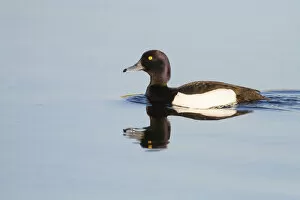
#> input picture semestre-5/Procesamiento digital de images/img/pato.jpg, 300 x 200 px
$ python duck.py
#> lines starting #> are read from the running program, lines starting #| are printed output that depends on the picture; after the words box and inside, x2 and y2 are one past the last pixel; in counts of white or black regions, pixels touching at a corner belong together
### semestre-5/Procesamiento digital de images/helpers/functions.py
import copy
import numpy as np
import cv2
import matplotlib.pyplot as plt

def render(value):
    plt.clf()
    plt.imshow(value,cmap="gray")
    plt.show()

# [16 lines left out: functions information, segmentation, not called in this run]

def clear_img(img):
    img_copy = np.copy(img)
    (row, _) = img_copy.shape
    for i in range(row):
        count = np.sum(img_copy[i, :])
        if count < 20:
            img_copy[i] = 0
    return img_copy

def render_with_lines(img,points):
    plt.imshow(img,cmap="gray")
    plt.plot(points[0],points[1])
    plt.show()

def get_coordinates_of_color(img):
    img_copy = np.copy(img)
    (row,column) = img_copy.shape
    row_min, column_min = row, column
    row_max, column_max = 0, 0
    for i in range(row):
        for j in range(column):
            if(img_copy[i,j]>0):
                if(i<row_min):
                    row_min=i
                if(i>row_max):
                    row_max=i
                if(j<column_min):
                    column_min=j
                if (j>column_max):
                    column_max=j

    points_x = [column_min,column_max,column_max,column_min,column_min]
    points_y = [row_min,row_min,row_max,row_max,row_min]
    return [points_x,points_y]

# [43 lines left out: functions create_border_of_color, draw_border, resize, not called in this run]

### semestre-5/Procesamiento digital de images/exam/duck.py
import copy
import numpy as np
from cv2 import imread
import matplotlib.pyplot as plt
from helpers.functions import render, clear_img, get_coordinates_of_color, render_with_lines

def clip(img):
    img_copy = np.copy(img)
    (row, _) = img_copy.shape
    for i in range(row):
        if(i >110):
            img_copy[i]=0
    return img_copy

def histogram(img,color):
    img_copy = np.copy(img)
    (row, column) = img_copy.shape
    img_copy.shape = row*column
    plt.hist(img_copy, bins=255,range=(0,255),histtype="step",color=color)

duck = imread("../img/pato.jpg")
#> duck is the input picture: shape (200, 300, 3); mean B, G, R 190.5, 181.6, 170
duck_channel_raw = duck[:,:,(2,1,0)]
duck_channel = copy.deepcopy(duck_channel_raw)
R=duck_channel[:,:,0]
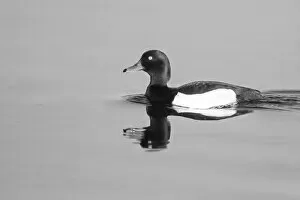
#> R: shape (200, 300); min 3, max 255, mean 170
G=duck_channel[:,:,1]
B=duck_channel[:,:,2]
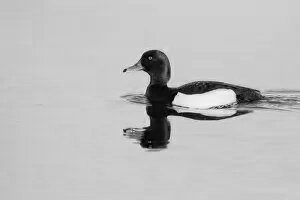
#> B: shape (200, 300); min 0, max 254, mean 190.5

red_segmentated = R <130
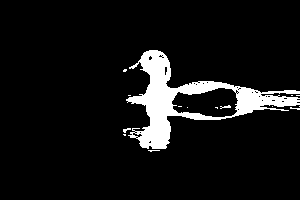
#> red_segmentated: shape (200, 300) bool; 7.8% white; 15 white regions (12 under 20 px), largest, box (x1, y1, x2, y2) and area: (126, 50, 300, 149) 4565, (220, 105, 231, 109) 22, (123, 128, 131, 133) 21
green_segmentated = G < 120
#> green_segmentated: shape (200, 300) bool; 7.2% white; 17 white regions (14 under 20 px), largest, box (x1, y1, x2, y2) and area: (127, 50, 300, 149) 4166, (272, 91, 300, 93) 40, (220, 105, 231, 109) 22
blue_segmentated = B < 130
#> blue_segmentated: shape (200, 300) bool; 7.1% white; 20 white regions (17 under 20 px), largest, box (x1, y1, x2, y2) and area: (128, 50, 286, 149) 4143, (215, 103, 233, 109) 41, (283, 99, 300, 101) 25

RGB = np.concatenate((red_segmentated,green_segmentated,blue_segmentated), axis=1)
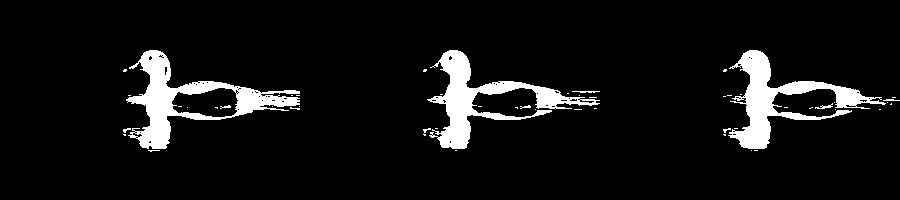
#> RGB: shape (200, 900) bool; 7.4% white; 52 white regions (43 under 20 px), largest, box (x1, y1, x2, y2) and area: (126, 50, 300, 149) 4565, (427, 50, 600, 149) 4166, (728, 50, 886, 149) 4143
render(RGB)

red_green_segmented = np.logical_and(red_segmentated,blue_segmentated)
#> red_green_segmented: shape (200, 300) bool; 6.8% white; 19 white regions (16 under 20 px), largest, box (x1, y1, x2, y2) and area: (128, 50, 286, 149) 3984, (283, 99, 300, 101) 25, (220, 105, 231, 109) 22
duck_segmented_red = np.logical_and(red_green_segmented,green_segmentated)
#> duck_segmented_red: shape (200, 300) bool; 6.8% white; 16 white regions (13 under 20 px), largest, box (x1, y1, x2, y2) and area: (129, 50, 286, 149) 3944, (283, 99, 300, 101) 25, (220, 105, 231, 109) 22
duck_cleaned = clear_img(duck_segmented_red)
#> the loop in clear_img, `for i in range(row):` made 200 passes
#> count on passes 1 to 3: 0, 0, 0
#> after the loop in clear_img, `for i in range(row):`:
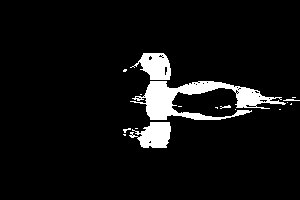
#> img_copy: shape (200, 300) bool; 6.6% white; 17 white regions (12 under 20 px), largest, box (x1, y1, x2, y2) and area: (130, 81, 286, 120) 2429, (129, 122, 171, 148) 730, (130, 53, 171, 80) 675, (283, 99, 300, 101) 25, (220, 105, 231, 109) 22
render(duck_cleaned)

duck_new = clip(duck_cleaned)
#> after the loop in clip, `for i in range(row):`:
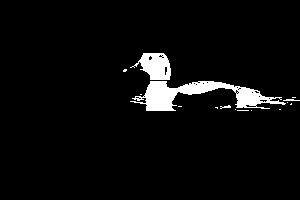
#> img_copy: shape (200, 300) bool; 4.5% white; 15 white regions (11 under 20 px), largest, box (x1, y1, x2, y2) and area: (130, 81, 286, 111) 1911, (130, 53, 171, 80) 675, (283, 99, 300, 101) 25, (220, 105, 231, 109) 22

duck_points = get_coordinates_of_color(duck_new)
#> duck_points = [[123, 299, 299, 123, 123], [53, 53, 110, 110, 53]]

render_with_lines(duck_channel_raw, duck_points)

histogram(R,"red")
histogram(G,"green")
histogram(B,"blue")
plt.show()
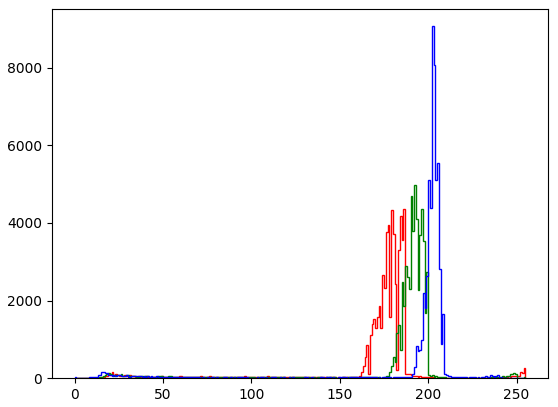
#> figure drawn by matplotlib, 1 panel
